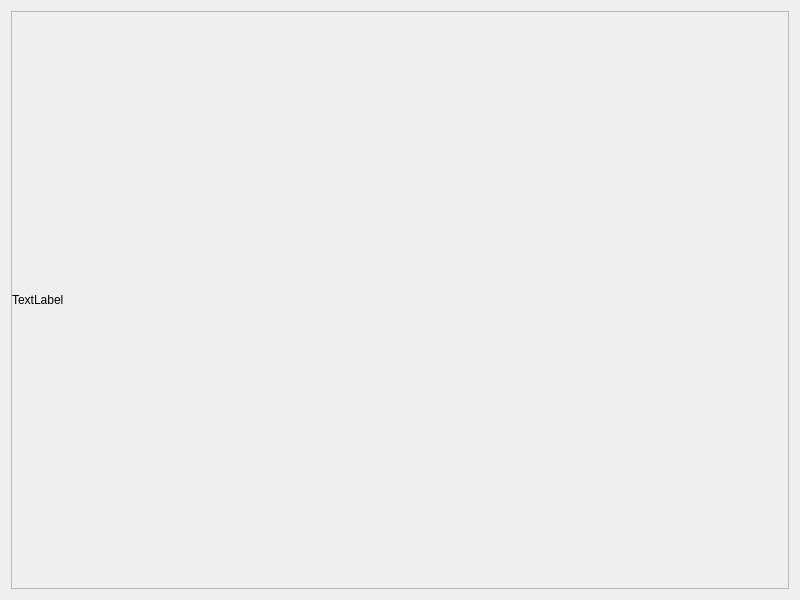
<?xml version="1.0" encoding="UTF-8"?>
<ui version="4.0">
 <class>Dialog</class>
 <widget class="QDialog" name="Dialog">
  <property name="geometry">
   <rect>
    <x>0</x>
    <y>0</y>
    <width>800</width>
    <height>600</height>
   </rect>
  </property>
  <property name="windowTitle">
   <string>Dialog</string>
  </property>
  <layout class="QVBoxLayout" name="verticalLayout">
   <item>
    <layout class="QVBoxLayout" name="verticalLayout_2">
     <item>
      <widget class="QScrollArea" name="scrollArea">
       <property name="sizePolicy">
        <sizepolicy hsizetype="Expanding" vsizetype="Expanding">
         <horstretch>0</horstretch>
         <verstretch>0</verstretch>
        </sizepolicy>
       </property>
       <property name="widgetResizable">
        <bool>true</bool>
       </property>
       <widget class="QWidget" name="scrollAreaWidgetContents">
        <property name="geometry">
         <rect>
          <x>0</x>
          <y>0</y>
          <width>776</width>
          <height>576</height>
         </rect>
        </property>
        <layout class="QVBoxLayout" name="verticalLayout_3">
         <property name="leftMargin">
          <number>0</number>
         </property>
         <property name="topMargin">
          <number>0</number>
         </property>
         <property name="rightMargin">
          <number>0</number>
         </property>
         <property name="bottomMargin">
          <number>0</number>
         </property>
         <item>
          <widget class="QLabel" name="label">
           <property name="text">
            <string>TextLabel</string>
           </property>
           <property name="textFormat">
            <enum>Qt::TextFormat::MarkdownText</enum>
           </property>
           <property name="wordWrap">
            <bool>true</bool>
           </property>
          </widget>
         </item>
        </layout>
       </widget>
      </widget>
     </item>
    </layout>
   </item>
  </layout>
 </widget>
 <resources/>
 <connections/>
</ui>
